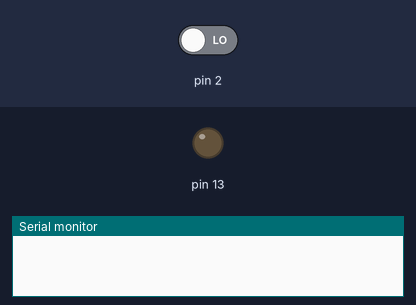
The sketch below on a simulated Arduino Uno, built with avr-gcc and run on an emulated ATmega328P. On the bench: output pins drawn as LEDs (lit = HIGH), the last lines printed to the serial monitor. Inputs (shaded band) come from the test bench; at power-on: pin 2 LOW.

Above: at 1.2 s.
1.3 s: pin 2 driven HIGH
At 2.5 s:
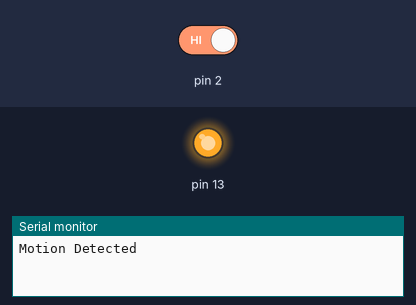
2.8 s: pin 2 driven LOW
At 3.7 s:
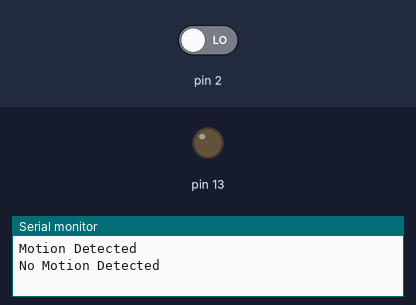
Timing chart, 0 to 5.8 s (numbered marks = the images above; inputs shaded):
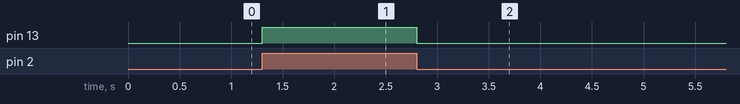

The sketch:

Task_1.2P.ino
```cpp
void setup()
{
	pinMode(2, INPUT);
	pinMode(13, OUTPUT);
	Serial.begin(9600);

  	//Interrupt when the input changes
  	attachInterrupt(digitalPinToInterrupt(2), motion, CHANGE);
}


void loop()
{
  	delay(100);
}


void motion()
{
  	if (digitalRead(2) == HIGH)
  	{
    	Serial.println("Motion Detected");;
     	digitalWrite(13, HIGH);
    }


  	else
    {
    	Serial.println("No Motion Detected");
     	digitalWrite(13, LOW);
    }
}
```

Measured:
- after the input at 1.3 s, pin 13: LOW → HIGH at once
- after the input at 2.8 s, pin 13: HIGH → LOW at once
